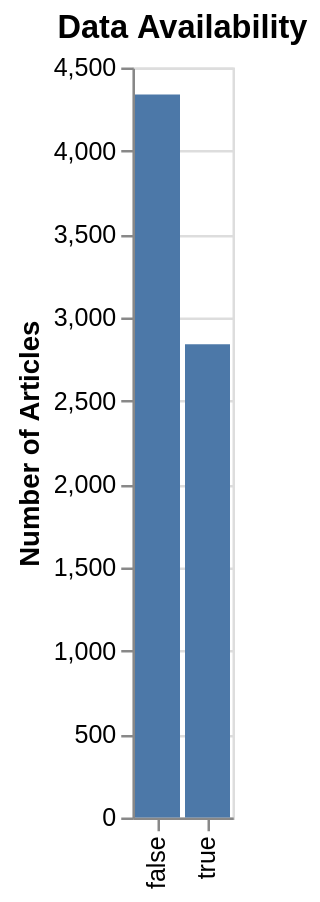

Notebook cell for this chart:
### Markdown cell above
#### Visualizing

### Code cell
(
    alt.Chart(data_avail)
    .mark_bar()
    .encode(
        x=alt.X("data_available:O", title=""),
        y=alt.Y("count:Q", title="Number of Articles"),
    )
    .properties(title="Data Availability")
)

### Figure 1 — Vega-Lite specification as saved in the notebook (floating-point values rounded to 4 significant figures)
{"config": {"view": {"continuousWidth": 300, "continuousHeight": 300}}, "data": {"name": "data-13bc2e3c993c541b399a659f45c19f36"}, "mark": {"type": "bar"}, "encoding": {"x": {"field": "data_available", "title": "", "type": "ordinal"}, "y": {"field": "count", "title": "Number of Articles", "type": "quantitative"}}, "title": "Data Availability", "$schema": "https://vega.github.io/schema/vega-lite/v6.1.0.json", "datasets": {"data-13bc2e3c993c541b399a659f45c19f36": [{"data_available": true, "count": 2840}, {"data_available": false, "count": 4338}]}}
